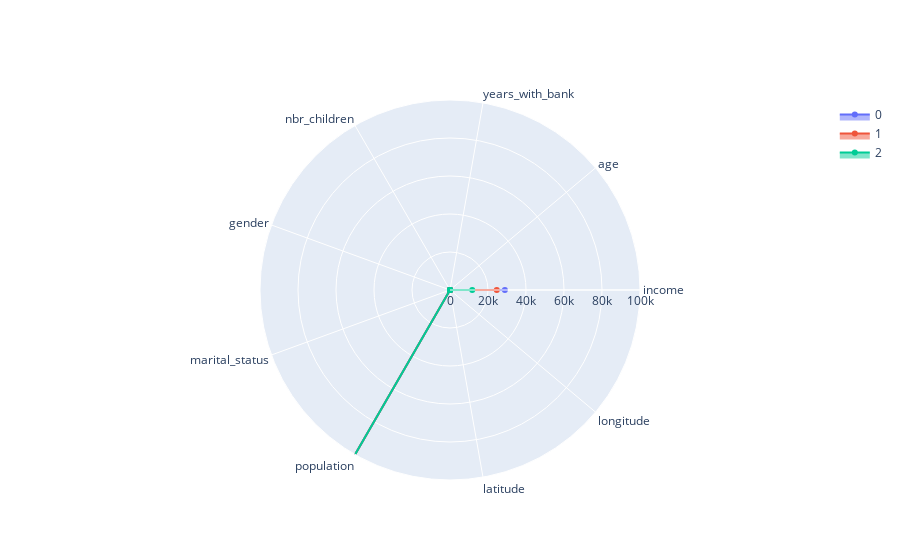

This figure's notebook cell:
### Code cell
# radar chart without scaling

categories = means.columns.tolist()

fig = go.Figure()

for i in means.index:
    df = means.loc[i].T
    values = df.values.tolist()
    fig.add_trace(go.Scatterpolar(
      r=values,
      theta=categories,
      fill='toself',
      name = i
    ))

fig.update_layout(
  polar=dict(
    radialaxis=dict(
      visible=True,
      range=[0, 100000]
    )),
  showlegend=True
)

fig.show()

### Figure 1 — Plotly figure (JSON) as saved in the notebook; plotly's stock layout.template omitted (floating-point values rounded to 4 significant figures)
{"data": [{"fill": "toself", "name": "0", "r": [28870.0, 51.56, 4.108, 1.111, 0.4532, 2.291, 1147000.0, 37.71, -99.26], "theta": ["income", "age", "years_with_bank", "nbr_children", "gender", "marital_status", "population", "latitude", "longitude"], "type": "scatterpolar"}, {"fill": "toself", "name": "1", "r": [24620.0, 44.64, 3.908, 0.6327, 0.449, 1.898, 7322564, 43.3, -74.22], "theta": ["income", "age", "years_with_bank", "nbr_children", "gender", "marital_status", "population", "latitude", "longitude"], "type": "scatterpolar"}, {"fill": "toself", "name": "2", "r": [11700.0, 26.44, 3.572, 0.08642, 0.4156, 1.193, 1254000.0, 36.42, -103.7], "theta": ["income", "age", "years_with_bank", "nbr_children", "gender", "marital_status", "population", "latitude", "longitude"], "type": "scatterpolar"}], "layout": {"polar": {"radialaxis": {"range": [0, 100000], "visible": true}}, "showlegend": true}}
